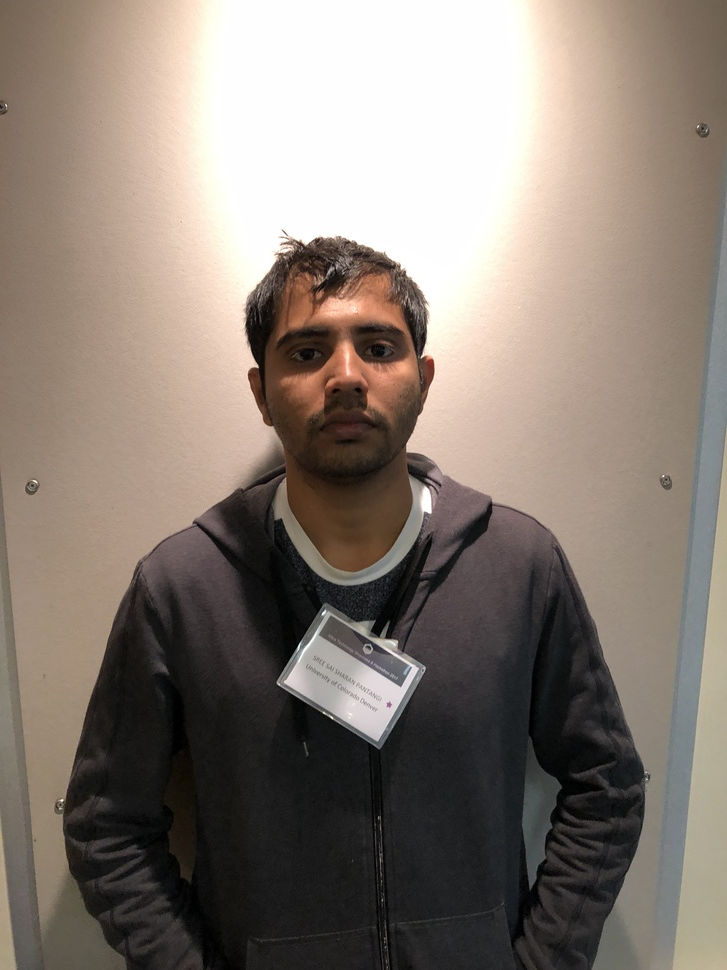
#> input picture OpenCV/Face_Detection/images/1.JPG, 727 x 970 px, shrunk from 3024 x 4032 before the run, found by its file name; its folder holds 2 pictures in this run
$ jupyter execute CU.ipynb
#> lines starting #> are read from the running program, lines starting #| are printed output that depends on the picture
# Now, every face will be cropped and saved

[cell 1]
# In this cell, some libraries were imported
import cv2
import sys
import os
from PIL import Image, ImageDraw
import pylab

[cell 2]
# Face Detection Function
def detectFaces(image_name):
#> called with image_name = '1.JPG'
    print ("Face Detection Start.")
    # Read the image and convert to gray to reduce the data
    img = cv2.imread(image_name)
#> img is the input picture: shape (970, 727, 3); mean B, G, R 114.8, 123.8, 134.8
    gray = cv2.cvtColor(img, cv2.COLOR_BGR2GRAY)#Color => Gray
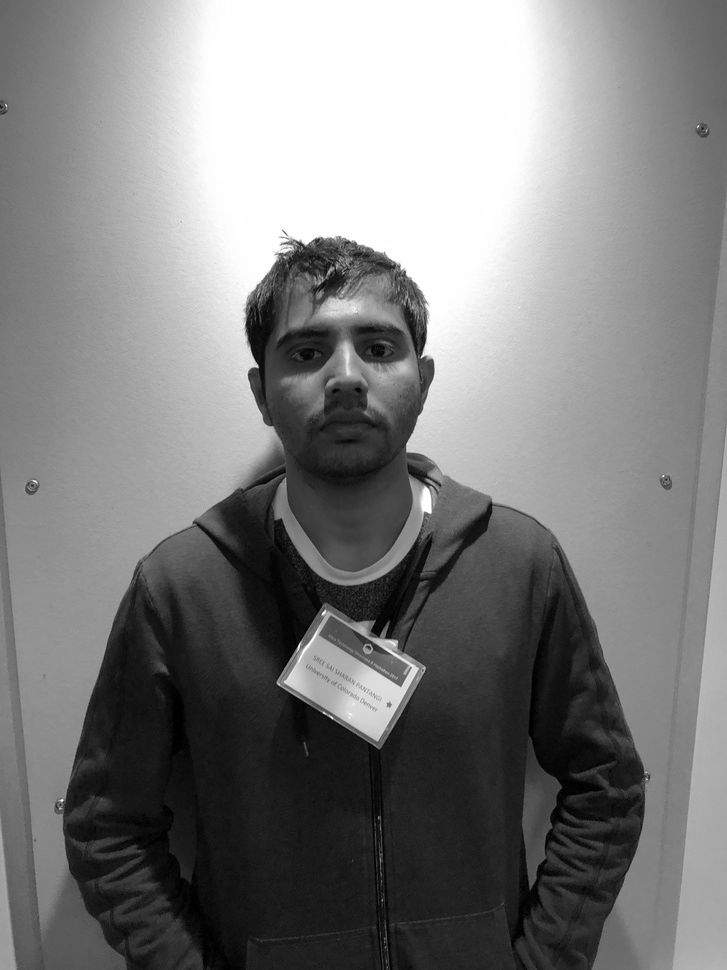
#> gray: shape (970, 727); min 0, max 255, mean 126.1

    # The haarcascades classifier is used to train data
    face_cascade = cv2.CascadeClassifier("/usr/share/opencv/haarcascades/haarcascade_frontalface_default.xml")
    faces = face_cascade.detectMultiScale(gray, 1.2, 5)#1.3 and 5are the min and max windows of the treatures
#> faces = [[244, 268, 207, 207]]
    result = []
    for (x,y,width,height) in faces:
        result.append((x,y,x+width,y+height))
#> this loop made 1 pass
#> after the loop, result = [(244, 268, 451, 475)]
    #print ("Face Detection Complete.")
    return result

[cell 3]
#Crop faces and save them in the same directory
filepath ="/home/xilinx/jupyter_notebooks/OpenCV/Face_Detection/images/"
dir_path ="/home/xilinx/jupyter_notebooks/OpenCV/Face_Detection/"
filecount = len(os.listdir(filepath))-1
image_count = 1#count is the number of images
for fn in os.listdir(filepath): #fn 表示的是文件名
    if image_count <= filecount:
        image_name = str(image_count) + '.JPG'
        image_path = filepath + image_name
        image_new = dir_path + image_name
        #print (image_path)
        #print (image_new)
        os.system('cp '+(image_path)+ (' /home/xilinx/jupyter_notebooks/OpenCV/Face_Detection/'))
        faces = detectFaces(image_name)
#> faces = [(244, 268, 451, 475)]
        if faces:
            #All croped face images will be saved in a subdirectory
            face_name = image_name.split('.')[0]
            #os.mkdir(save_dir)
            count = 0
            for (x1,y1,x2,y2) in faces:
                file_name = os.path.join(dir_path,face_name+str(count)+".jpg")
                Image.open(image_name).crop((x1,y1,x2,y2)).save(file_name)
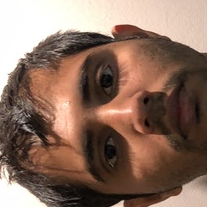
#> saved as 10.jpg: PIL image 207x207 RGB; mean R, G, B 138.3, 110.9, 96.3
                #os.system('rm -rf '+(image_path)+' /home/xilinx/jupyter_notebooks/OpenCV/Face_Detection/')
                count+=1
        os.system('rm -rf '+(image_new))
        print("Congratulation! The " + str(image_count) +" image were done.")
        image_count = image_count + 1
        print("Congratulation! The total of the " + str(count) + " faces in the " +str(image_count) + " image.")
